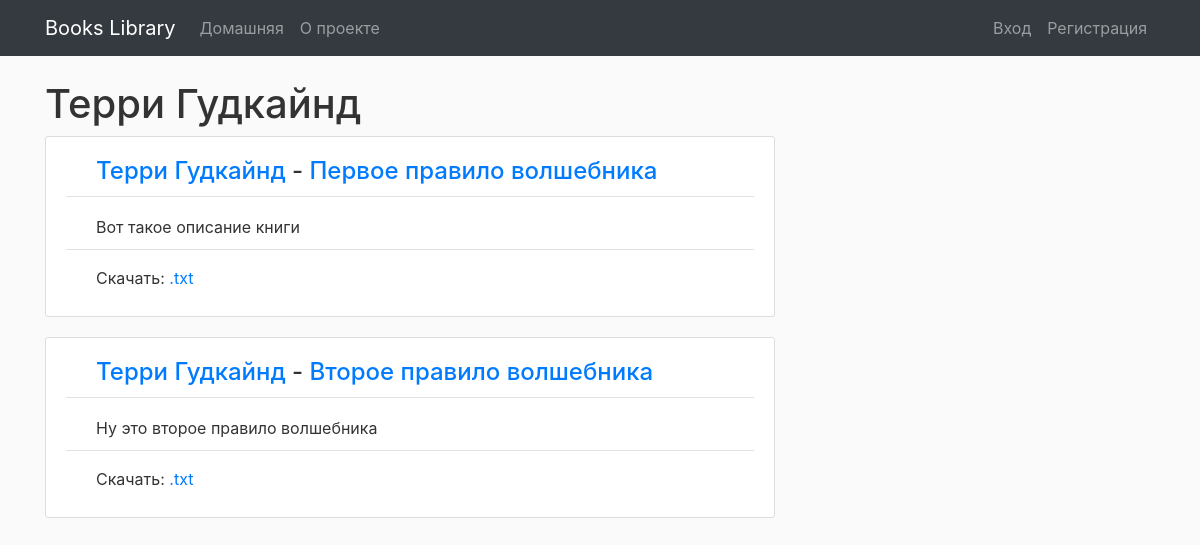
Page /author/1 on the committed database.
### books_website/models.py (models this page shows)
class Author(db.Model):
    id = db.Column(db.Integer, primary_key=True)
    name = db.Column(db.String(100), unique=False, nullable=False)
    books = db.relationship('Book', backref='author', lazy=True)

class Book(db.Model):
    id = db.Column(db.Integer, primary_key=True)
    name = db.Column(db.String(100), unique=False, nullable=False)
    description = db.Column(db.Text, nullable=False)
    book_file = db.Column(db.String(100), nullable=False)
    author_id = db.Column(db.Integer, db.ForeignKey('author.id'))

### books_website/authors/routes.py (the view)
@authors.route("/author/<int:author_id>")
def author(author_id):
    author = Author.query.get_or_404(author_id)
    return render_template("author.html", title=author.name, author=author)

### books_website/templates/author.html
{% extends "layout.html" %}
{% block content %}
    <h1>{{ author.name }}</h1>
    {% for book in author.books %}
        <article class="article-section">
            <h4 class="article-info"><a href="{{ url_for('authors.author', author_id=book.author.id) }}">
                {{ book.author.name }}</a> - <a href={{ url_for('books.book', book_id=book.id) }}>{{ book.name }}</a></h4>
            <p class="article-description">{{ book.description }}</p>
            <p class="article-link"> Скачать: <a href="{{ url_for('static', filename='books_files/' + book.book_file) }}">.txt</a></p>
        </article>
    {% endfor %}
{% endblock content %}

### books_website/static/main.css (style rules this page uses)
body { background: #fafafa; color: #333333; margin-top: 5rem; }
h1, h2, h3, h4, h5, h6 { color: #333333; }
.article-section { background: #ffffff; padding: 10px 20px; border: 1px solid #dddddd; border-radius: 3px; margin-bottom: 20px; }
.article-info { padding: 10px 30px; border-bottom: 1px solid #e3e3e3; }
.article-description { padding: 10px 30px; border-bottom: 1px solid #e3e3e3; }
.article-link { padding: 0px 30px; }

### rows in the picture
Author: name "Терри Гудкайнд"
Book: author.name "Терри Гудкайнд", name "Первое правило волшебника", description "Вот такое описание книги"
Book: author.name "Терри Гудкайнд", name "Второе правило волшебника", description "Ну это второе правило волшебника"
